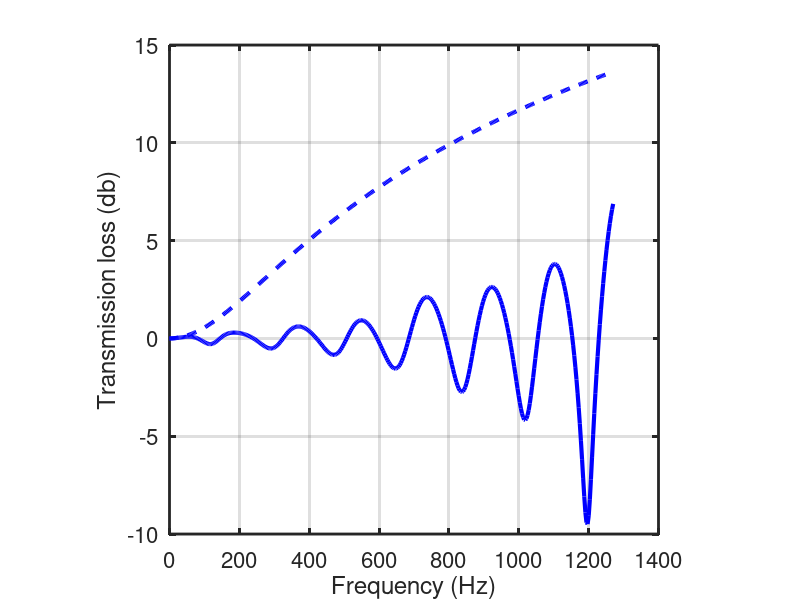
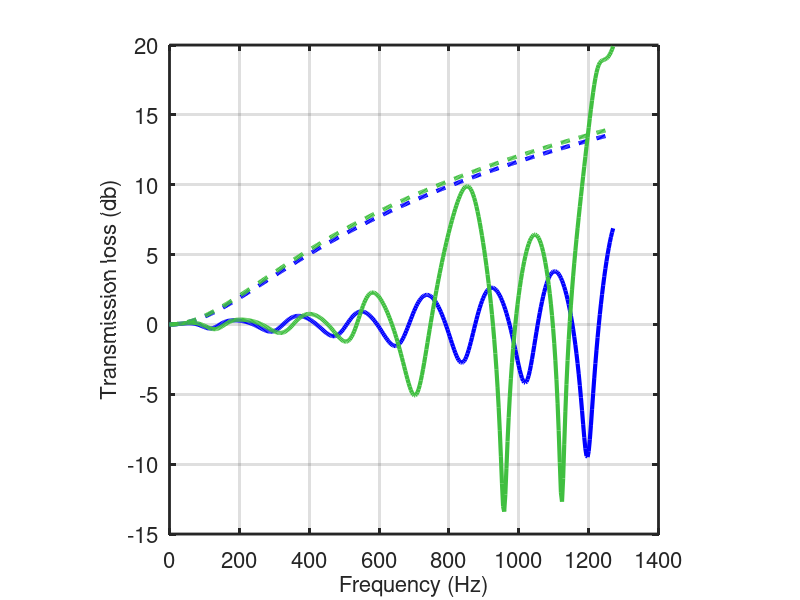
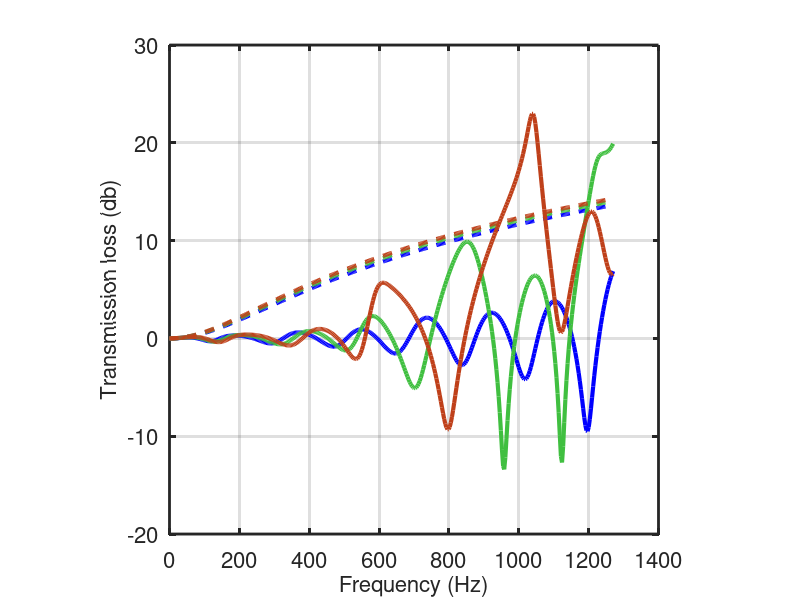
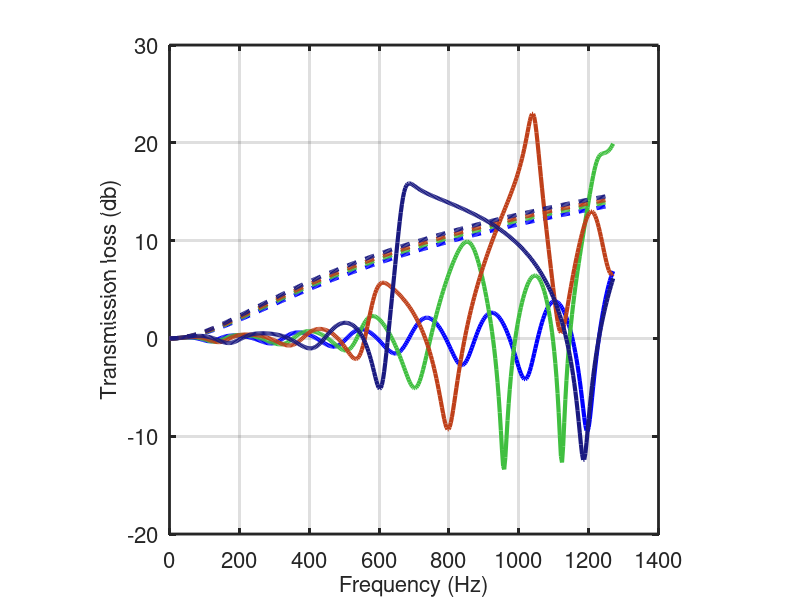

MATLAB code to generate these figures, in order: (Note: a time limit stopped this script after it produced the figures.)
function Springs7

  nval = 51;
  n_layer = 7;
  ratio = [0.1 0.5 0.75 1 1.5 2 10];
  %Kfac = [1.0e-5 1.0e-3 1.0];
  %for jj = 1:length(Kfac)
  %  Springs7Plot(jj, 2*nval, n_layer, 0.1, Kfac(jj), 1.0, [0 0 1], 1);
  %  Springs7Plot(jj, 2*nval, n_layer, 0.5, Kfac(jj), 1.0, [0.25 0.75 0.25], 1);
  %  Springs7Plot(jj, 2*nval, n_layer, 0.75, Kfac(jj), 1.0, [0.75 0.25 0.1], 1);
  %  Springs7Plot(jj, 2*nval, n_layer, 2.0, Kfac(jj), 1.0, [0.1 0.1 0.5], 1);
  %  Springs7Plot(jj, 2*nval, n_layer, 10.0, Kfac(jj), 1.0, [0.9 0.1 0.3], 1);
  %end
  rhofac = [0.5 1 3];
  for jj = 1:length(rhofac)
    Springs7Plot(jj, 2*nval, n_layer, 0.1, 1.0, rhofac(jj), [0 0 1], 1);
    Springs7Plot(jj, 2*nval, n_layer, 0.5, 1.0, rhofac(jj), [0.25 0.75 0.25], 1);
    Springs7Plot(jj, 2*nval, n_layer, 0.75, 1.0, rhofac(jj), [0.75 0.25 0.1], 1);
    Springs7Plot(jj, 2*nval, n_layer, 2.0, 1.0, rhofac(jj), [0.1 0.1 0.5], 1);
    Springs7Plot(jj, 2*nval, n_layer, 10.0, 1.0, rhofac(jj), [0.9 0.1 0.3], 1);
  end

%
% n = number of masses
%
function Springs7Plot(plotnum, n, n_layer, ratio_stiff_soft, Kfac, rhofac, color, damp)

  L = 0.05;
  R = 0.05;
  A = pi*R^2;
  l = L/(n+1);
  E_stiff = 70e9*Kfac;
  E_soft = 1e5;
  rho_stiff = 3000*rhofac;
  rho_soft = 1200;
  K_stiff = E_stiff*A/l
  K_soft = E_soft*A/l
  if (damp == 1)
    K_stiff = K_stiff*(1+0.1*i);
    K_soft = K_soft*(1+0.1*i);
  else
    K_stiff = K_stiff;
    K_soft = K_soft;
  end
  M_stiff = rho_stiff*(A*l);
  M_soft = rho_soft*(A*l);

  n_mass = n;
  n_spring = n_mass + 1;

  k = ones(n+1,1);
  m = ones(n,1);

  N = n_spring/n_layer;
  n_stiff = ratio_stiff_soft/(1+ratio_stiff_soft)*N;
  n_soft = n_spring - n_stiff;

  count = 0;
  for ii=1:n_spring-1
    count = count + 1;
    if (count < n_stiff)
      k(ii) = K_stiff;
      m(ii) = M_stiff;
    else
      k(ii) = K_soft;
      m(ii) = M_soft;
    end
    if (count > N)
      count = 0;
    end
  end
  k(n_spring) = K_stiff;

  % Harmonic mean k
  H_k = 0;
  for ii=1:length(k)
    H_k = H_k + 1/k(ii);
  end
  K0 = 1/H_k

  M0 = M_stiff;

  f_inp = 1;

  omega = 1:20:8000;
  [TL_direct, M_eff_dir] = calcTLDirect(K0, M0, m, k, n, omega, f_inp);
  [TL_mass] = calcMassTL(M0, m, n, omega);

  figure(plotnum);
  p0 = plot(omega/(2*pi), TL_mass, 'r--'); hold on;
  p2 = plot(omega/(2*pi), TL_direct, 'm-');
  set(p0, 'LineWidth', 3, 'Color', color); 
  set(p2, 'LineWidth', 3, 'Color', color);
  xlabel('Frequency (Hz)', 'FontSize', 16);
  ylabel('Transmission loss (db)', 'FontSize', 16);
  set(gca, 'LineWidth', 2, 'FontSize', 16);
  axis square
  grid on

  filenum = num2str(n);
  if (damp == 1)
    filename = strcat('TLLayerRatioElasBarDampRho',filenum,'-',num2str(plotnum), '.eps');
  else
    filename = strcat('TLLayerRatioElasBarRho',filenum,'-',num2str(plotnum),'.eps');
  end
  print(gcf, '-depsc', filename);

  %figure(2*plotnum);
  %p4 = plot(omega, M_eff_dir/(2*M0)); hold on;
  %set(p4, 'LineWidth', 3, 'Color', color); 
  %xlabel('Frequency', 'FontSize', 16);
  %ylabel('Effective mass (M_{eff}/M_0)', 'FontSize', 16);
  %set(gca, 'LineWidth', 2, 'FontSize', 16);
  %set(gca, 'YLim', [-5 5]);
  %axis square
  %grid on
%
  %if (damp == 1)
  %  filename = strcat('EffMLayerElasBarDamp',filenum,'.eps');
  %else
  %  filename = strcat('EffMLayerElasBar',filenum,'.eps');
  %end
  %print(gcf, '-depsc', filename);

  
function [R_tl, M_eff] = calcTLDirect(K0, M0, m, k, n, omega, f_inp)

  for jj=1:length(omega)

    K = zeros(n+2,n+2);
    M = zeros(n+2,n+2);
    K(1,1) = (k(1) + K0);
    K(1,2) = -k(1);
    K(1,n+2) = -K0;
    M(1,1) = M0;
    for ii=1:n
      alpha = k(ii)+k(ii+1);
      beta =  m(ii);
      K(ii+1,ii) = -k(ii);
      K(ii+1,ii+1) = alpha;
      K(ii+1,ii+2) = -k(ii+1);
      M(ii+1,ii+1) = beta;
    end
    K(n+2,n+1) = -k(n+1);
    K(n+2,n+2) = k(n+1) + K0;
    K(n+2,1) = -K0;
    M(n+2,n+2) = M0;
  
    %K
    %M
    [usol, omegasq] = eig(K,M);
    %sum(diag(M))
  
    f = zeros(n+2,1);
    f(1) = f_inp;
    mat = K - omega(jj)^2*M;
    matinv = inv(mat);
    uvec = matinv*f;
  
    u_1 = uvec(1,1);
    u_sol = uvec(n+2,1);
    v_sol = i*omega(jj)*u_sol;
    z = f_inp/v_sol;
  
    rho = 1.2;
    c = 344;
    R_tl(jj) = 20*log10(abs(1 + 0.5*z/(rho*c)));
    M_eff(jj) = -i*f_inp/(v_sol*omega(jj));
  end
  
function [R_mass] = calcMassTL(M0, m, n, omega)

  mass = 2*M0;
  for ii=1:n
    mass = mass + m(ii);
  end
  %mass
  for jj=1:length(omega)
    z = i*omega(jj)*mass;

    rho = 1.2;
    c = 344;
    R_mass(jj) = 20*log10(abs(1 + 0.5*z/(rho*c)));
  end
